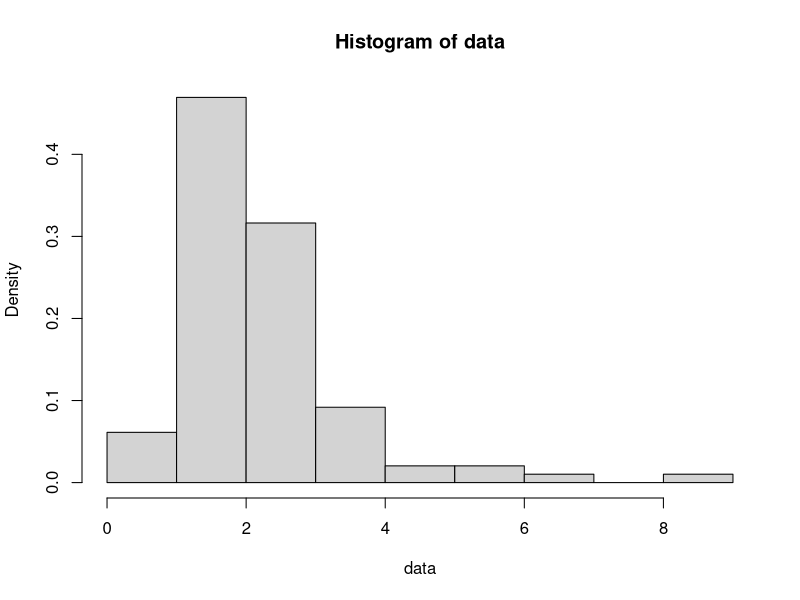

Here is the R script that generated this plot: (Note: this script raises an error after producing the figure.)

# library("SciViews")

setwd('C://Users//Saleem//OneDrive - Technion//Data science//semester 3//statistics 1 - 094424//homeworks//hw4//hw4 ref')
file = read.csv('Optime.csv')
data = file$optime
n = length(data)

hist(data, freq=FALSE)

# Question 3 D
mean = sum(log(data, base=exp(1))) / n
var = sum((log(data, base=exp(1)) - mean)^2) / n
mean
var

# Question 3 F

NormalQQ = function(data, mean, var) {
  indcies = (1:n - 0.5) / n
  norm.q = qnorm(indcies, mean=mean, sd=sqrt(var))
  log.data = log(sort(data))
  qqnorm(log.data, mean=mean, sd=sqrt(var))
  abline(mean, sqrt(var), col='red')
}

NormalQQ(data.sorted, mean, var)



LogNormQQ = function(data, mean, var) {
  indcies = (1:n - 0.5) / n
  norm.q = qnorm(indcies, mean=mean, sd=sqrt(var))
  lognorm.q = exp(norm.q)
  plot(lognorm.q, data)
  abline(0, 1, col='green')
}

LogNormQQ(data.sorted, mean, var)



hist(data, breaks=15, freq=FALSE, col='light blue')

M1 = mean(data)
M2 = sum(data^2) / n

b = sum(data) / sum((data - M1) ^ 2)
a = (sum(data))^2 / (n * sum((data - M1) ^ 2))

x = seq(0, 8, 0.1)
lines(x, dlnorm(x, mean=mean, sd=sqrt(var)), col='red')

lines(x, dgamma(x, a, b), col='dark green')





sum(data > 2) / n





